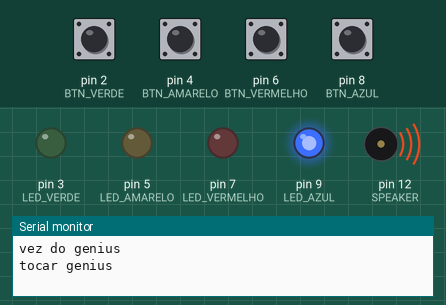
Recording of a sketch running on a simulated Arduino Uno, built with avr-gcc and run on an emulated ATmega328P. On the bench: output pins drawn as LEDs (lit = HIGH), buzzer (waves = sounding), the last lines printed to the serial monitor. Dashed ring = blinking. The inputs (shaded band) are chosen by the test bench; at power-on: pin 2 (BTN_VERDE), pin 4 (BTN_AMARELO), pin 6 (BTN_VERMELHO), pin 8 (BTN_AZUL) LOW. Random numbers use the default seed unless the sketch sets one.

Above: at 0.77 s.
At 1.7 s:
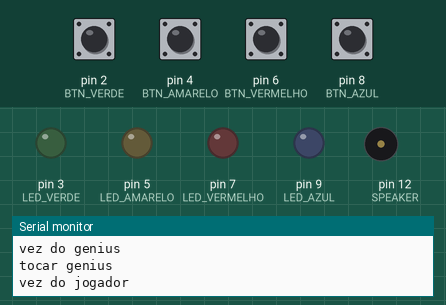
1.8 s: pin 2 (BTN_VERDE) pulled HIGH for 0.15 s
At 1.97 s:
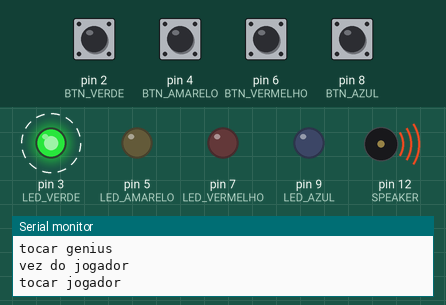
Timing chart, 0 to 10.8 s (numbered marks = the images above; inputs shaded):
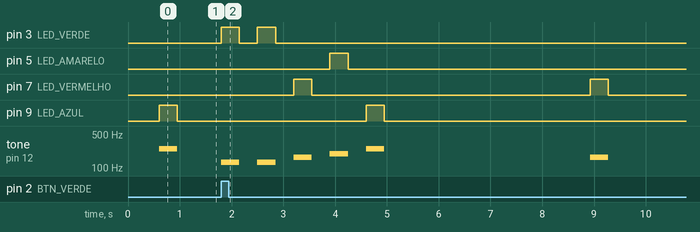

The sketch:

Genius.ino
```cpp
#include "notas.h"

const int SPEAKER = 12;

const int LED_AZUL = 9;    //4
const int LED_AMARELO = 5; //3
const int LED_VERMELHO = 7; //2
const int LED_VERDE = 3;    //1

const int BTN_AZUL = 8;
const int BTN_AMARELO = 4;
const int BTN_VERMELHO = 6;
const int BTN_VERDE = 2;

const int NOTA_AZUL = NOTE_B3;
const int NOTA_AMARELO = NOTE_G3;
const int NOTA_VERMELHO = NOTE_E3;
const int NOTA_VERDE = NOTE_C3;

int LEDS[4] = {LED_VERDE, LED_VERMELHO, LED_AMARELO, LED_AZUL};
int BTNS[4] = {BTN_VERDE, BTN_VERMELHO, BTN_AMARELO, BTN_AZUL};
int NOTAS[4] = {NOTA_VERDE, NOTA_VERMELHO, NOTA_AMARELO, NOTA_AZUL};

boolean vezDoGenius = true;

int sequencia[30];
int indiceAtual = 0;

long inicioTempoJogador = 0;

void setup() {
  pinMode(SPEAKER, OUTPUT);

  pinMode(LED_AZUL, OUTPUT);
  pinMode(LED_AMARELO, OUTPUT);
  pinMode(LED_VERMELHO, OUTPUT);
  pinMode(LED_VERDE, OUTPUT);

  pinMode(BTN_AZUL, INPUT);
  pinMode(BTN_AMARELO, INPUT);
  pinMode(BTN_VERMELHO, INPUT);
  pinMode(BTN_VERDE, INPUT);

  reiniciar();
  delay(500);

  Serial.begin(9600);
}

void loop() {
  //Se for a vez do jogo...
  if(vezDoGenius) {
    Serial.println("vez do genius");

    //Gera o proximo sequencial
    int atual = (int)random(0, 4); //0 - 3
    sequencia[indiceAtual] = atual;
    indiceAtual++;
    delay(100);

    //Para cada valor na sequencia, toca/acende
    for(int i = 0; i < indiceAtual; i++) {
      Serial.println("tocar genius");
      tocar(sequencia[i]);
    }

    //Passa a vez para o jogador
    vezDoGenius = false;
    inicioTempoJogador = millis();
  } else {
    Serial.println("vez do jogador");
    for(int i = 0; i < indiceAtual; i++) {
      int jogada = lerJogada();

      //Validar se a jogada foi valida:
      //Se for invalida, game over!
      if(jogada != sequencia[i]) {
        gameOver();
      }

      //Renova o tempo do jogador
      inicioTempoJogador = millis();
    }

    delay(1000);
    vezDoGenius = true;
  }

  delay(25);
}

int lerJogada() {
  //Verifica se o tempo do jogador responder expirou
  while(millis() - inicioTempoJogador < 5000) {
    //Verifica se tem algum botao apertado
    int qtdBotoes = sizeof(BTNS)/sizeof(int);
    for(int i = 0; i < qtdBotoes; i++) {
      if(digitalRead(BTNS[i])) {
        Serial.println("tocar jogador");
        tocar(i);
        return i;
      }
    }
  }

  gameOver();
}

void gameOver() {
  tocar(0);
  tocar(1);
  tocar(2);
  tocar(3);
  reiniciar();
  delay(2500);
}

void reiniciar() {
  indiceAtual = 0;
  vezDoGenius = true;
  inicioTempoJogador = millis();
}

void tocar(int indice) {
  //ACENDE
  digitalWrite(LEDS[indice], HIGH);
  //TOCA A NOTA
  tone(SPEAKER, NOTAS[indice]);

  //ESPERA
  delay(350);

  //APAGA O LED
  digitalWrite(LEDS[indice], LOW);
  //DESLIGA A NOTA
  noTone(SPEAKER);

  //ESPERA
  delay(350);
}
```

notas.h
```cpp
/*************************************************
 * Public Constants
 *************************************************/

#define NOTE_B0  31
#define NOTE_C1  33
#define NOTE_CS1 35
#define NOTE_D1  37
#define NOTE_DS1 39
#define NOTE_E1  41
#define NOTE_F1  44
#define NOTE_FS1 46
#define NOTE_G1  49
#define NOTE_GS1 52
#define NOTE_A1  55
#define NOTE_AS1 58
#define NOTE_B1  62
#define NOTE_C2  65
#define NOTE_CS2 69
#define NOTE_D2  73
#define NOTE_DS2 78
#define NOTE_E2  82
#define NOTE_F2  87
#define NOTE_FS2 93
#define NOTE_G2  98
#define NOTE_GS2 104
#define NOTE_A2  110
#define NOTE_AS2 117
#define NOTE_B2  123
#define NOTE_C3  131
#define NOTE_CS3 139
#define NOTE_D3  147
#define NOTE_DS3 156
#define NOTE_E3  165
#define NOTE_F3  175
#define NOTE_FS3 185
#define NOTE_G3  196
#define NOTE_GS3 208
#define NOTE_A3  220
#define NOTE_AS3 233
#define NOTE_B3  247
#define NOTE_C4  262
#define NOTE_CS4 277
#define NOTE_D4  294
#define NOTE_DS4 311
#define NOTE_E4  330
#define NOTE_F4  349
#define NOTE_FS4 370
#define NOTE_G4  392
#define NOTE_GS4 415
#define NOTE_A4  440
#define NOTE_AS4 466
#define NOTE_B4  494
#define NOTE_C5  523
#define NOTE_CS5 554
#define NOTE_D5  587
#define NOTE_DS5 622
#define NOTE_E5  659
#define NOTE_F5  698
#define NOTE_FS5 740
#define NOTE_G5  784
#define NOTE_GS5 831
#define NOTE_A5  880
#define NOTE_AS5 932
#define NOTE_B5  988
#define NOTE_C6  1047
#define NOTE_CS6 1109
#define NOTE_D6  1175
#define NOTE_DS6 1245
#define NOTE_E6  1319
#define NOTE_F6  1397
#define NOTE_FS6 1480
#define NOTE_G6  1568
#define NOTE_GS6 1661
#define NOTE_A6  1760
#define NOTE_AS6 1865
#define NOTE_B6  1976
#define NOTE_C7  2093
#define NOTE_CS7 2217
#define NOTE_D7  2349
#define NOTE_DS7 2489
#define NOTE_E7  2637
#define NOTE_F7  2794
#define NOTE_FS7 2960
#define NOTE_G7  3136
#define NOTE_GS7 3322
#define NOTE_A7  3520
#define NOTE_AS7 3729
#define NOTE_B7  3951
#define NOTE_C8  4186
#define NOTE_CS8 4435
#define NOTE_D8  4699
#define NOTE_DS8 4978
```

Measured:
- by itself, pin 3 (LED_VERDE): alternates HIGH for 0.35 s and LOW for 0.35 s, 4 changes in all, then stays LOW
- by itself, pin 7 (LED_VERMELHO): alternates HIGH for 0.35 s and LOW for 5.4 s
- by itself, tone on pin 12 (SPEAKER): plays 131 Hz for 0.35 s, 131 Hz for 0.35 s, 165 Hz for 0.35 s, 196 Hz for 0.35 s, 247 Hz for 0.35 s, 165 Hz for 0.35 s
